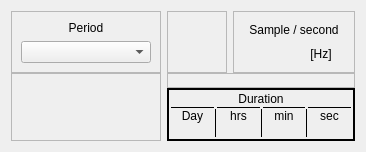
<?xml version="1.0" encoding="UTF-8"?>
<ui version="4.0">
 <class>SettingTimeScaleFactor</class>
 <widget class="QWidget" name="SettingTimeScaleFactor">
  <property name="geometry">
   <rect>
    <x>0</x>
    <y>0</y>
    <width>366</width>
    <height>152</height>
   </rect>
  </property>
  <property name="windowTitle">
   <string>Form</string>
  </property>
  <layout class="QGridLayout" name="gridLayout_2">
   <property name="verticalSpacing">
    <number>0</number>
   </property>
   <item row="0" column="0">
    <widget class="QFrame" name="framePeriod">
     <property name="frameShape">
      <enum>QFrame::StyledPanel</enum>
     </property>
     <property name="frameShadow">
      <enum>QFrame::Raised</enum>
     </property>
     <layout class="QGridLayout" name="gridLayoutPeriod">
      <item row="0" column="0">
       <widget class="QLabel" name="labelPeriod">
        <property name="text">
         <string>Period</string>
        </property>
        <property name="alignment">
         <set>Qt::AlignCenter</set>
        </property>
       </widget>
      </item>
      <item row="1" column="0">
       <widget class="QComboBox" name="comboBoxPeriod"/>
      </item>
     </layout>
    </widget>
   </item>
   <item row="0" column="1">
    <widget class="QFrame" name="frameMiddleTop">
     <property name="sizePolicy">
      <sizepolicy hsizetype="Fixed" vsizetype="Preferred">
       <horstretch>0</horstretch>
       <verstretch>0</verstretch>
      </sizepolicy>
     </property>
     <property name="minimumSize">
      <size>
       <width>60</width>
       <height>0</height>
      </size>
     </property>
     <property name="frameShape">
      <enum>QFrame::StyledPanel</enum>
     </property>
     <property name="frameShadow">
      <enum>QFrame::Raised</enum>
     </property>
    </widget>
   </item>
   <item row="2" column="1" colspan="2">
    <widget class="QFrame" name="frameDuration">
     <property name="frameShape">
      <enum>QFrame::Box</enum>
     </property>
     <property name="frameShadow">
      <enum>QFrame::Plain</enum>
     </property>
     <property name="lineWidth">
      <number>2</number>
     </property>
     <property name="midLineWidth">
      <number>0</number>
     </property>
     <layout class="QGridLayout" name="gridLayoutDuration">
      <property name="leftMargin">
       <number>2</number>
      </property>
      <property name="topMargin">
       <number>2</number>
      </property>
      <property name="rightMargin">
       <number>2</number>
      </property>
      <property name="bottomMargin">
       <number>2</number>
      </property>
      <property name="spacing">
       <number>0</number>
      </property>
      <item row="3" column="6">
       <widget class="QLabel" name="labelSec">
        <property name="text">
         <string/>
        </property>
        <property name="alignment">
         <set>Qt::AlignCenter</set>
        </property>
       </widget>
      </item>
      <item row="0" column="0" colspan="7">
       <widget class="QLabel" name="labelTitleDuration">
        <property name="text">
         <string>Duration</string>
        </property>
        <property name="alignment">
         <set>Qt::AlignCenter</set>
        </property>
       </widget>
      </item>
      <item row="3" column="2">
       <widget class="QLabel" name="labelHrs">
        <property name="text">
         <string/>
        </property>
        <property name="alignment">
         <set>Qt::AlignCenter</set>
        </property>
       </widget>
      </item>
      <item row="3" column="0">
       <widget class="QLabel" name="labelDay">
        <property name="text">
         <string/>
        </property>
        <property name="alignment">
         <set>Qt::AlignCenter</set>
        </property>
       </widget>
      </item>
      <item row="2" column="6">
       <widget class="QLabel" name="labelTitleSec">
        <property name="text">
         <string>sec</string>
        </property>
        <property name="alignment">
         <set>Qt::AlignCenter</set>
        </property>
       </widget>
      </item>
      <item row="2" column="4">
       <widget class="QLabel" name="labelTitleMin">
        <property name="text">
         <string>min</string>
        </property>
        <property name="alignment">
         <set>Qt::AlignCenter</set>
        </property>
       </widget>
      </item>
      <item row="3" column="5">
       <widget class="Line" name="line_8">
        <property name="frameShadow">
         <enum>QFrame::Plain</enum>
        </property>
        <property name="orientation">
         <enum>Qt::Vertical</enum>
        </property>
       </widget>
      </item>
      <item row="3" column="4">
       <widget class="QLabel" name="labelMin">
        <property name="text">
         <string/>
        </property>
        <property name="alignment">
         <set>Qt::AlignCenter</set>
        </property>
       </widget>
      </item>
      <item row="1" column="6">
       <widget class="Line" name="line_4">
        <property name="frameShadow">
         <enum>QFrame::Plain</enum>
        </property>
        <property name="orientation">
         <enum>Qt::Horizontal</enum>
        </property>
       </widget>
      </item>
      <item row="1" column="2">
       <widget class="Line" name="line_2">
        <property name="frameShadow">
         <enum>QFrame::Plain</enum>
        </property>
        <property name="orientation">
         <enum>Qt::Horizontal</enum>
        </property>
       </widget>
      </item>
      <item row="1" column="4">
       <widget class="Line" name="line_3">
        <property name="frameShadow">
         <enum>QFrame::Plain</enum>
        </property>
        <property name="orientation">
         <enum>Qt::Horizontal</enum>
        </property>
       </widget>
      </item>
      <item row="1" column="0">
       <widget class="Line" name="line">
        <property name="frameShadow">
         <enum>QFrame::Plain</enum>
        </property>
        <property name="orientation">
         <enum>Qt::Horizontal</enum>
        </property>
       </widget>
      </item>
      <item row="2" column="0">
       <widget class="QLabel" name="labelTitleDay">
        <property name="midLineWidth">
         <number>0</number>
        </property>
        <property name="text">
         <string>Day</string>
        </property>
        <property name="alignment">
         <set>Qt::AlignCenter</set>
        </property>
       </widget>
      </item>
      <item row="2" column="1">
       <widget class="Line" name="line_6">
        <property name="frameShadow">
         <enum>QFrame::Plain</enum>
        </property>
        <property name="orientation">
         <enum>Qt::Vertical</enum>
        </property>
       </widget>
      </item>
      <item row="2" column="2">
       <widget class="QLabel" name="labelTitleHrs">
        <property name="text">
         <string>hrs</string>
        </property>
        <property name="alignment">
         <set>Qt::AlignCenter</set>
        </property>
       </widget>
      </item>
      <item row="3" column="1">
       <widget class="Line" name="line_7">
        <property name="frameShadow">
         <enum>QFrame::Plain</enum>
        </property>
        <property name="orientation">
         <enum>Qt::Vertical</enum>
        </property>
       </widget>
      </item>
      <item row="3" column="3">
       <widget class="Line" name="line_5">
        <property name="frameShadow">
         <enum>QFrame::Plain</enum>
        </property>
        <property name="orientation">
         <enum>Qt::Vertical</enum>
        </property>
       </widget>
      </item>
      <item row="2" column="5">
       <widget class="Line" name="line_9">
        <property name="frameShadow">
         <enum>QFrame::Plain</enum>
        </property>
        <property name="orientation">
         <enum>Qt::Vertical</enum>
        </property>
       </widget>
      </item>
      <item row="2" column="3">
       <widget class="Line" name="line_10">
        <property name="frameShadow">
         <enum>QFrame::Plain</enum>
        </property>
        <property name="orientation">
         <enum>Qt::Vertical</enum>
        </property>
       </widget>
      </item>
     </layout>
    </widget>
   </item>
   <item row="0" column="2">
    <widget class="QFrame" name="frameSampleSecond">
     <property name="frameShape">
      <enum>QFrame::StyledPanel</enum>
     </property>
     <property name="frameShadow">
      <enum>QFrame::Raised</enum>
     </property>
     <layout class="QGridLayout" name="gridLayoutSampleSecond">
      <item row="1" column="0">
       <widget class="QLabel" name="labelFrequency">
        <property name="text">
         <string/>
        </property>
       </widget>
      </item>
      <item row="1" column="1">
       <widget class="QLabel" name="labelFrequencyUnit">
        <property name="text">
         <string>[Hz]</string>
        </property>
        <property name="alignment">
         <set>Qt::AlignCenter</set>
        </property>
       </widget>
      </item>
      <item row="0" column="0" colspan="2">
       <widget class="QLabel" name="labelTitleSampleSecond">
        <property name="text">
         <string>Sample / second</string>
        </property>
        <property name="alignment">
         <set>Qt::AlignCenter</set>
        </property>
       </widget>
      </item>
     </layout>
     <zorder>framePeriod</zorder>
     <zorder>labelTitleSampleSecond</zorder>
     <zorder>labelFrequency</zorder>
     <zorder>labelFrequencyUnit</zorder>
    </widget>
   </item>
   <item row="1" column="1" colspan="2">
    <widget class="QFrame" name="frame">
     <property name="frameShape">
      <enum>QFrame::StyledPanel</enum>
     </property>
     <property name="frameShadow">
      <enum>QFrame::Raised</enum>
     </property>
    </widget>
   </item>
   <item row="1" column="0" rowspan="2">
    <widget class="QFrame" name="frameLeftBottom">
     <property name="sizePolicy">
      <sizepolicy hsizetype="Fixed" vsizetype="Preferred">
       <horstretch>0</horstretch>
       <verstretch>0</verstretch>
      </sizepolicy>
     </property>
     <property name="minimumSize">
      <size>
       <width>150</width>
       <height>0</height>
      </size>
     </property>
     <property name="frameShape">
      <enum>QFrame::StyledPanel</enum>
     </property>
     <property name="frameShadow">
      <enum>QFrame::Raised</enum>
     </property>
    </widget>
   </item>
  </layout>
  <zorder>frameSampleSecond</zorder>
  <zorder>frameDuration</zorder>
  <zorder>framePeriod</zorder>
  <zorder>doubleSpinBoxPeriod</zorder>
  <zorder>labelPeriod</zorder>
  <zorder>frameMiddleTop</zorder>
  <zorder>frameLeftBottom</zorder>
  <zorder>frame</zorder>
 </widget>
 <resources/>
 <connections/>
</ui>
